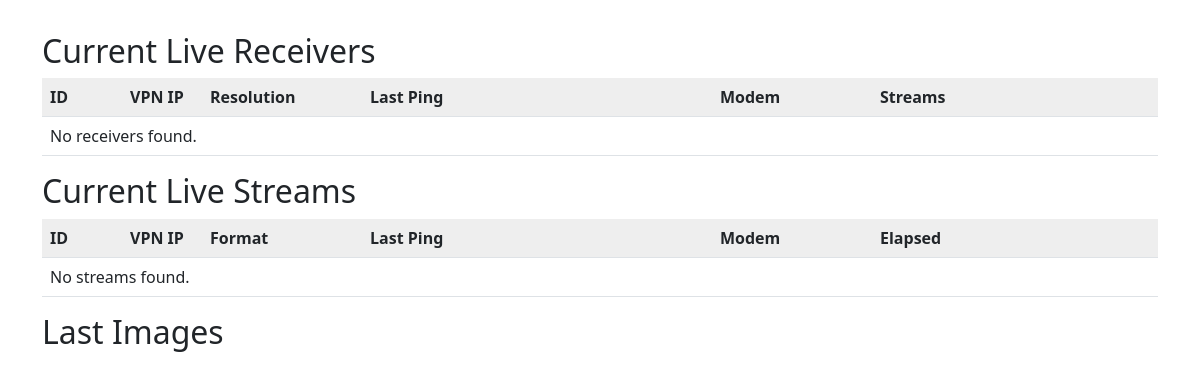
The app's page /, older data.
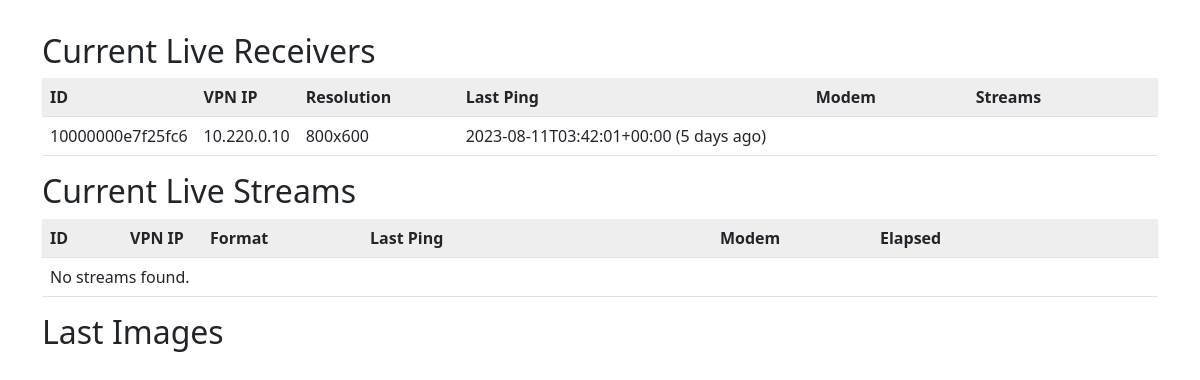
The same page, newer data.
### tables this page shows
CREATE TABLE `tbl_receivers` (
  `id_c` char(16) NOT NULL,
  `vpnIp_c` char(15) NOT NULL,
  `resolution_c` varchar(20) NOT NULL,
  `lastPing_d` int(10) unsigned NOT NULL,
  PRIMARY KEY (`id_c`)
);

### config.php (called while the page is built)
<?php
return [
	'db.host' => '127.0.0.1',
	'db.username' => 'web',
	'db.password' => 'Web.2021',
	'db.name' => 'db_bodycams',
];

### bootstrap.php (called while the page is built, shortened)
<?php
include_once 'functions.php';
include_once 'Database.php';
$Config = include 'config.php';
$dbHost = isset($Config['db.host']) ? $Config['db.host'] : null;
$dbUsername = isset($Config['db.username']) ? $Config['db.username'] : null;
$dbPassword = isset($Config['db.password']) ? $Config['db.password'] : null;
$dbName = isset($Config['db.name']) ? $Config['db.name'] : null;
try {
	$db = new Database($dbName, $dbUsername, $dbPassword, $dbHost);
} catch(\PDOException $e) {
	echo "Connection failed: " . $e->getMessage();
}

### Database.php (called while the page is built, shortened)
<?php
class Database
{
    private $mysql;
    private $result;
    private $result_rows;
    function __construct($database_name, $username, $password, $host = 'localhost', $mock = null)
    {
        $this->mysql = $mock ?: new mysqli($host, $username, $password, $database_name);
        $this->mysql->set_charset('utf8');
    }
    public function select($table, $where = [], $limit = false, $order = false, $where_mode = "AND", $select_fields = '*')
    {
        $this->result = null;
        $query = 'SELECT ' . $select_fields . ' FROM `' . $table . '`';
        return $this->query($query);
    }
    public function query($query)
    {
        $this->result_rows = null;
        $this->result = $this->mysql->query($query);
        return $this;
    }
    public function asArray()
    {
        if(!$this->result_rows) {
            $this->result_rows = [];
            while($row = mysqli_fetch_assoc($this->result)) {
                $this->result_rows[] = $row;
            }
        }
        $result = [];
        $index = 0;
        foreach($this->result_rows as $row) {
            $result[$index] = [];
            foreach($row as $key => $value) {
                $this->is_serialized($value, $value);
                $result[$index][$key] = $this->clean($value);
            }
            $index++;
        }
        return $result;
    }
    private function clean($str)
    {
        return $str;
    }
    public function is_serialized($data, &$result = null)
    {
        if(!is_string($data)) {
            return false;
        }
        $data = trim($data);
        if($data[1] !== ':') {
            return false;
        }
        return false;
    }
}

### functions.php (called while the page is built, shortened)
<?php
function relativeTime($timestamp, $sufix = true) {
	$difference = time() - $timestamp;
	$periods = ['sec', 'min', 'hour', 'day', 'week', 'month', 'years', 'decade'];
	$lengths = [60, 60, 24, 7, 4.35, 12, 10, 100];
	if ($difference > 0) {
		$ending = 'ago';
	} else {
		$difference = -$difference;
		$ending = 'to go';
	}
	for ($j = 0; $difference >= $lengths[$j]; $j++) {
		$difference /= $lengths[$j];
	}
	$difference = round($difference);
	if ($difference != 1) $periods[$j] .= 's';
	return $difference . ' ' . $periods[$j] . (($sufix===true) ? ' ' . $ending : '');
}

### index.php (the view, shortened to what this page needs)
<?php
include 'bootstrap.php';
$db->select('tbl_receivers');
$receivers = $db->asArray();
$db->select('tbl_streams');
$streams = $db->asArray();
?>
<html>
<head>
    <link rel="stylesheet" href="https://cdn.jsdelivr.net/npm/bootstrap@5.2.3/dist/css/bootstrap.min.css">
</head>
<body>
    <div class="container" style="padding-top: 2rem;">
        <h2>Current Live Receivers</h2>
        <table class="table">
            <tr style="background:#eee">
                <th style="width: 80px;">ID</th>
                <th style="width: 80px;">VPN IP</th>
                <th style="width: 160px;">Resolution</th>
                <th style="width: 350px;">Last Ping</th>
		<th style="width: 160px;">Modem</th>
                <th style="width: auto;">Streams</th>
            </tr>
            <?php
            if (!empty($receivers)) {
                foreach ($receivers as $row) {
                ?>
            <tr>
                <td><?=$row['id_c'];?></td>
                <td><?=$row['vpnIp_c'];?></td>
                <td><?=$row['resolution_c'];?></td>
                <td><?=date(DATE_ATOM, $row['lastPing_d']);?> (<?=relativeTime($row['lastPing_d']);?>)</td>
                <td>
                </td>
		<td>
		</td>
            </tr>
                <?php
                }
            } else {
            ?>
            <tr>
                <td colspan="6">No receivers found.</td>
            </tr>
            <?php
            }
            ?>
        </table>
        <h2>Current Live Streams</h2>
        <table class="table">
            <tr style="background:#eee">
                <th style="width: 80px;">ID</th>
                <th style="width: 80px;">VPN IP</th>
                <th style="width: 160px;">Format</th>
                <th style="width: 350px;">Last Ping</th>
                <th style="width: 160px;">Modem</th>
                <th style="width: auto;">Elapsed</th>
            </tr>
            <?php
            if (!empty($streams)) {
                foreach ($streams as $row) {
                ?>
            <tr>
                <td><?=$row['id_c'];?></td>
                <td><?=$row['vpnIp_c'];?></td>
                <td><?=$row['resolution_c'];?> @ <?=$row['fps_n'];?>fps</td>
                <td><?=date(DATE_ATOM, $row['lastPing_d']);?> (<?=relativeTime($row['lastPing_d']);?>)</td>
                <td>
                <?php
                $modem = json_decode($row['modem_c'], TRUE);
                if ($modem) {
                  echo "{$modem['network_provider']} ({$modem['network_type']}: {$modem['signalbar']} bars)";
                }
                ?>
                </td>
                <td><?=relativeTime($row['date_d']);?></td>
            </tr>
                <?php
                }
            } else {
            ?>
            <tr>
                <td colspan="6">No streams found.</td>
            </tr>
            <?php
            }
            ?>
        </table>
	<h2>Last Images</h2>
    </div>
</body>
</html>

Row changes from the older to the newer data that the page shows:
added tbl_receivers: id_c "10000000e7f25fc6", vpnIp_c "10.220.0.10", resolution_c "800x600", lastPing_d "2023-08-11T03:42:01+00:00", lastPing_d "5 days ago"
Text that changed along with them:
text no longer shown: "No receivers found."
